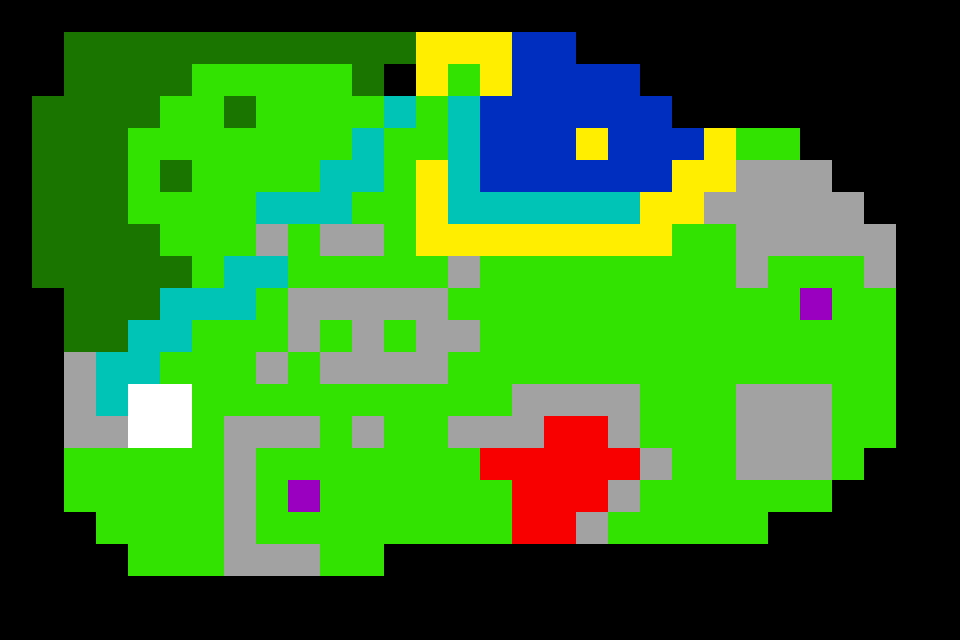

Rendered tile map (Tiled .tmx) drawn with the repository's tilesets; below, a short description and the full map source, tile grids included:
An orthogonal 30x20 tile map with 32x32 px tiles, 1 tile layer (Tile Layer 1).

<map version="1.10" tiledversion="1.10.2" orientation="orthogonal" renderorder="right-down" width="30" height="20" tilewidth="32" tileheight="32" infinite="0" nextlayerid="2" nextobjectid="1">
 <tileset firstgid="1" source="SimpleColors32.tsx" />
 <layer id="1" name="Tile Layer 1" width="30" height="20">
  <data encoding="csv">
1,1,1,1,1,1,1,1,1,1,1,1,1,1,1,1,1,1,1,1,1,1,1,1,1,1,1,1,1,1,
1,1,3,3,3,3,3,3,3,3,3,3,3,10,10,10,2,2,1,1,1,1,1,1,1,1,1,1,1,1,
1,1,3,3,3,3,5,5,5,5,5,3,0,10,5,10,2,2,2,2,1,1,1,1,1,1,1,1,1,1,
1,3,3,3,3,5,5,3,5,5,5,5,6,5,6,2,2,2,2,2,2,1,1,1,1,1,1,1,1,1,
1,3,3,3,5,5,5,5,5,5,5,6,5,5,6,2,2,2,10,2,2,2,10,5,5,1,1,1,1,1,
1,3,3,3,5,3,5,5,5,5,6,6,5,10,6,2,2,2,2,2,2,10,10,4,4,4,1,1,1,1,
1,3,3,3,5,5,5,5,6,6,6,5,5,10,6,6,6,6,6,6,10,10,4,4,4,4,4,1,1,1,
1,3,3,3,3,5,5,5,4,5,4,4,5,10,10,10,10,10,10,10,10,5,5,4,4,4,4,4,1,1,
1,3,3,3,3,3,5,6,6,5,5,5,5,5,4,5,5,5,5,5,5,5,5,4,5,5,5,4,1,1,
1,1,3,3,3,6,6,6,5,4,4,4,4,4,5,5,5,5,5,5,5,5,5,5,5,7,5,5,1,1,
1,1,3,3,6,6,5,5,5,4,5,4,5,4,4,5,5,5,5,5,5,5,5,5,5,5,5,5,1,1,
1,1,4,6,6,5,5,5,4,5,4,4,4,4,5,5,5,5,5,5,5,5,5,5,5,5,5,5,1,1,
1,1,4,6,9,9,5,5,5,5,5,5,5,5,5,5,4,4,4,4,5,5,5,4,4,4,5,5,1,1,
1,1,4,4,9,9,5,4,4,4,5,4,5,5,4,4,4,8,8,4,5,5,5,4,4,4,5,5,1,1,
1,1,5,5,5,5,5,4,5,5,5,5,5,5,5,8,8,8,8,8,4,5,5,4,4,4,5,1,1,1,
1,1,5,5,5,5,5,4,5,7,5,5,5,5,5,5,8,8,8,4,5,5,5,5,5,5,1,1,1,1,
1,1,1,5,5,5,5,4,5,5,5,5,5,5,5,5,8,8,4,5,5,5,5,5,1,1,1,1,1,1,
1,1,1,1,5,5,5,4,4,4,5,5,1,1,1,1,1,1,1,1,1,1,1,1,1,1,1,1,1,1,
1,1,1,1,1,1,1,1,1,1,1,1,1,1,1,1,1,1,1,1,1,1,1,1,1,1,1,1,1,1,
1,1,1,1,1,1,1,1,1,1,1,1,1,1,1,1,1,1,1,1,1,1,1,1,1,1,1,1,1,1
</data>
 </layer>
</map>